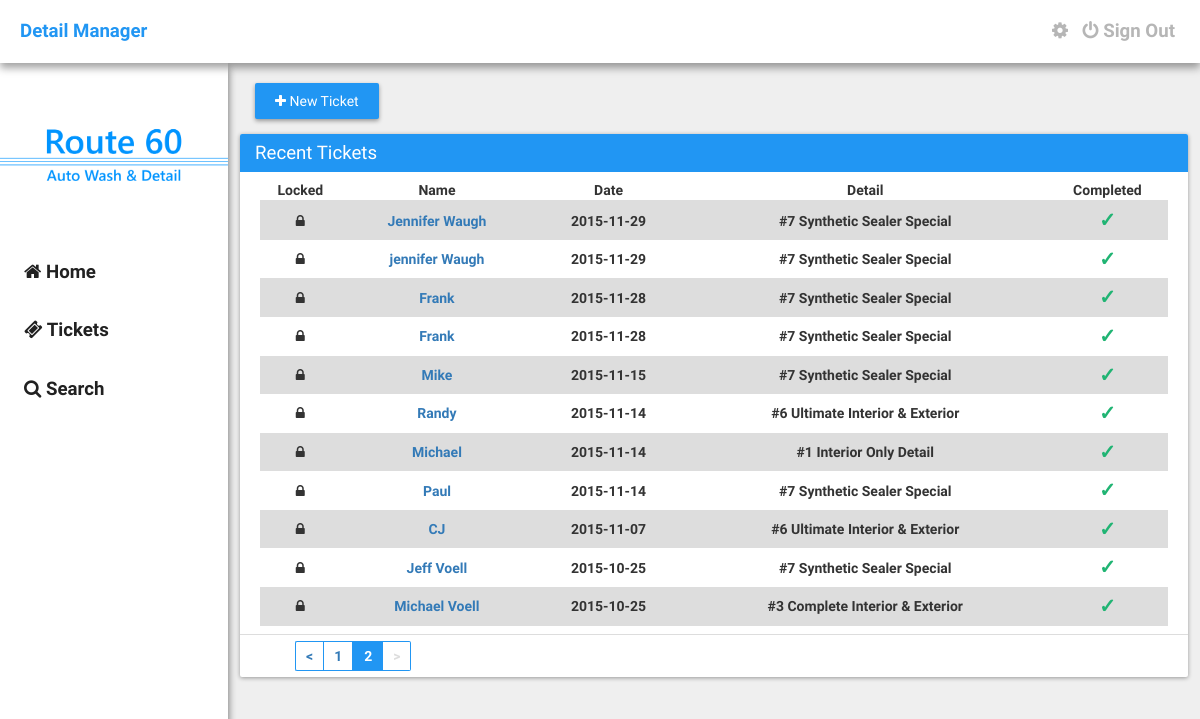
The page /tickets?page=2 (signed in) on the database its author committed.
### tables this page shows
CREATE TABLE `detail_tickets` (
  `id` int(11) NOT NULL,
  `locked` int(11) NOT NULL DEFAULT '0',
  `first_name` text NOT NULL,
  `last_name` text NOT NULL,
  `phone_number` varchar(32) NOT NULL,
  `date` date NOT NULL,
  `vehicle_make` text NOT NULL,
  `vehicle_model` text NOT NULL,
  `vehicle_color` text NOT NULL,
  `discount` int(11) NOT NULL,
  `services` varchar(32) NOT NULL,
  `pre_paid_done` varchar(32) NOT NULL,
  `user_id` varchar(32) NOT NULL,
  `ticket_id` varchar(32) NOT NULL,
  `notes` text NOT NULL,
  `ticket_creator` text NOT NULL,
  `engine` varchar(2) NOT NULL DEFAULT '0',
  `wax` varchar(2) NOT NULL DEFAULT '0',
  `mat` varchar(2) NOT NULL DEFAULT '0'
);

### assets/core/init.php (called while the page is built, shortened)
<?php
	$site = "http://".$_SERVER['SERVER_NAME']."";

### tickets.php (the view, shortened to what this page needs)
<?php require("./assets/core/init.php"); require("./include/navbar.php"); ?>
<?php
        $tbl_name = "detail_tickets";
        $adjacents = 2;
        $query = "SELECT COUNT(*) as num FROM $tbl_name";
        $total_pages = mysql_fetch_array(mysql_query($query));
        $total_pages = $total_pages[0];
        $targetpage = "tickets";
        $limit = 15;
        $page = $_GET['page'];
        if($page)
            $start = ($page - 1) * $limit;
        else
            $start = 0;
        $sql = "SELECT * FROM $tbl_name ORDER BY id DESC LIMIT $start, $limit";
        $result2 = mysql_query($sql);
        $prev = $page - 1;
        $next = $page + 1;
        $lastpage = ceil($total_pages/$limit);
        $pagination = "";
        if($lastpage > 1)
        {
            $pagination .= "<ul class='pagination' style='margin: 0px;'>";
            if ($page > 1)
                $pagination.= "<li class='left'><a href='$targetpage?page=$prev'><</a></li>";
            else
                $pagination.= "<li class='disabledpage left'><a href='#'><</a></li>";
            if ($lastpage < 7 + ($adjacents * 2))
            {
                for ($counter = 1; $counter <= $lastpage; $counter++)
                {
                    if ($counter == $page)
                        $pagination.= "<li class='active'><a href='#'>$counter</a></li>";
                    else
                        $pagination.= "<li class='waves-effect'><a href='$targetpage?page=$counter'>$counter</a></li>";
                }
            }
            if ($page < $counter - 1)
                $pagination.= "<li class='right'><a href='$targetpage?page=$next'>></a></li>";
            else
                $pagination.= "<li class='disabledpage right'><a href='#'>></a></li>";
            $pagination.= "</ul>\n";
        }
    ?>
	<div class="container">
		<a href="<?php echo $site; ?>/new"><div class="button-raised" style="width: auto;"><i class="fa fa-plus"></i> New Ticket</div></a>
		<div class="row">
			<div class="col-md-45">
				<div class="card">
					<div class="card-title">Recent Tickets</div>
					<div class="card-content">
						<table class="table" padding="10" style="text-align: center;">
							<thead>
								<tr>
                                    <th>Locked</th>
									<th>Name</th>
									<th>Date</th>
									<th>Detail</th>
									<th>Completed</th>
								</tr>
							</thead>
							<tbody>
								<?php
								while($row = mysql_fetch_array($result2)) {
									$services = $row['services'];
									$options = $row['pre_paid_done'];
									if($services == 'wax'){
			                            $servicetitle = "Meguiar's Wax";
			                        }elseif($services == 1) {
			                            $servicetitle = "#1 Interior Only Detail";
			                        }
			                        elseif($services == 2) {
			                            $servicetitle = "#2 Exterior Only Detail";
			                        }
			                        elseif($services == 3) {
			                            $servicetitle = "#3 Complete Interior & Exterior";
			                        }
			                        elseif($services == 4) {
			                            $servicetitle = "#4 Engine Detail";
			                        }
			                        elseif($services == 5) {
			                            $servicetitle = "#5 Paint Restoration";
			                        }
			                        elseif($services == 6) {
			                            $servicetitle = "#6 Ultimate Interior & Exterior";
			                        }
			                        elseif($services == 7) {
                                        $servicetitle = "#7 Synthetic Sealer Special";
                                    }
                                    elseif($services == "hw") {
                                        $servicetitle = "Hand Wash - Car";
                                    }
                                    elseif($services == "hwfs") {
                                        $servicetitle = "Hand Wash - Car w/ Full Service";
                                    }
                                    elseif($services == "hwsuv") {
                                        $servicetitle = "Hand Wash - SUV";
                                    }
                                    elseif($services == "hwsuvfs") {
                                        $servicetitle = "Hand Wash - SUV w/ Full Service";
                                    }
			                        if($options == 'Prepaid') {
			                            $option = "<center><h6 style='color: #E14747; margin: 0px; font-size: 20px;'>X</h6></center>";
			                        }elseif($options == 'Paid/Completed') {
			                            $option = "<center><h6 style='color: #20B473; margin: 0px; font-size: 20px;'>&check;</h6></center>";
			                        }elseif($options == 'Appointment') {
                                        $option = "<center><h6 style='color: #FFC017; margin: 0px; font-size: 20px;'><i class='fa fa-clock-o'></i></h6></center>";
                                    }
                                    if($row['locked'] == 0) {
                                        $locking = "<i class='fa fa-unlock'></i>";
                                    }elseif($row['locked'] == 1) {
                                        $locking = "<i class='fa fa-lock'></i>";
                                    }
			                        echo '<tr>';
                                    echo '<td>'.$locking.'</td>';
			                        echo '<td><a href="'.$site.'/ticket?id='.$row['ticket_id'].'">'.$row['first_name'].' '.$row['last_name'].'</a></td>';
			                        echo '<td>'.$row['date'].'</td>';
			                        echo '<td>'.$servicetitle.'</td>';
			                        echo '<td>'.$option.'</td>';
			                        echo '</tr>';
								}
							?>
							</tbody>
						</table>
					</div>
					<div class="card-footer">
						<?=$pagination?>
					</div>
				</div>
			</div>
		</div>
	</div>
<?php require("./include/footer.php"); ?>

### assets/css/main.css (style rules this page uses)
body { margin: 0px; padding: 0px; height: 100%; font-weight: bold; min-height: 100%; background: #EFEFEF; font-family: "RobotoDraft", Arial, sans-serif, Helvetica; }
.left { float: left; }
.right { float: right; }
.container { width: 79%; float: right; margin-top: 20px; margin-left: 20px; margin-right: 12px; }
.card { width: 100%; margin-top: 15px; border-radius: 2px; margin-bottom: 15px; background: #FFFFFF; box-shadow: 0 1px 4px rgba(0, 0, 0, 0.37); }
.card > .card-title { color: #FFFFFF; font-size: 14pt; font-weight: 300; padding: 6px 15px; background: #2196F3; border-top-left-radius: 2px; border-top-right-radius: 2px; }
.card > .card-content { padding: 8px 20px; }
.card > .card-footer { padding: 6px 15px; border-top: 1px solid #DDDDDD; }
.table { width: 100%; }
.table > thead > tr { padding: 1px 5px; border-bottom: 1px solid #DDDDDD; }
.table > tbody > tr:nth-child(odd) { background: #DDDDDD; }
td { padding: 5px; }
.button-raised { width: 100%; border: none; color: #FFFFFF; font-weight: 500; padding: 8px 20px; text-align: center; border-radius: 2px; background: #2196F3; display: inline-block; transition: all 0.3s ease; box-shadow: 0 2px 4px rgba(0, 0, 0, 0.37); }
.pagination { list-style: none; }
.pagination > li { float: left; color: #2196F3; padding: 4px 10px; display: inline-block; border: 1px solid #2196F3; }
.pagination .active { color: #FFF; background: #2196F3; }
.pagination .active > a { color: #FFFFFF; }
.pagination .disabledpage { float: left; color: #DDDDDD; background: #FFFFFF; pointer-events: none; }
.pagination .disabledpage > a { color: #DDDDDD; background: #FFFFFF; }
.pagination .left { border-right: 0px; border-top-left-radius: 2px; border-bottom-left-radius: 2px; }
.pagination .right { border-left: 0px; border-top-right-radius: 2px; border-bottom-right-radius: 2px; }

### rows shown on the page
detail_tickets: locked 1 (drawn), first_name "Jennifer", last_name "Waugh", date "2015-11-29", services "#7 Synthetic Sealer Special"
detail_tickets: locked 1 (drawn), first_name "jennifer", last_name "Waugh", date "2015-11-29", services "#7 Synthetic Sealer Special"
detail_tickets: locked 1 (drawn), first_name "Frank", date "2015-11-28", services "#7 Synthetic Sealer Special"
detail_tickets: locked 1 (drawn), first_name "Frank", date "2015-11-28", services "#7 Synthetic Sealer Special"
detail_tickets: locked 1 (drawn), first_name "Mike", date "2015-11-15", services "#7 Synthetic Sealer Special"
detail_tickets: locked 1 (drawn), first_name "Randy", date "2015-11-14", services "#6 Ultimate Interior & Exterior"
detail_tickets: locked 1 (drawn), first_name "Michael", date "2015-11-14", services "#1 Interior Only Detail"
detail_tickets: locked 1 (drawn), first_name "Paul", date "2015-11-14", services "#7 Synthetic Sealer Special"
detail_tickets: locked 1 (drawn), first_name "CJ", date "2015-11-07", services "#6 Ultimate Interior & Exterior"
detail_tickets: locked 1 (drawn), first_name "Jeff", last_name "Voell", date "2015-10-25", services "#7 Synthetic Sealer Special"
detail_tickets: locked 1 (drawn), first_name "Michael", last_name "Voell", date "2015-10-25", services "#3 Complete Interior & Exterior"
